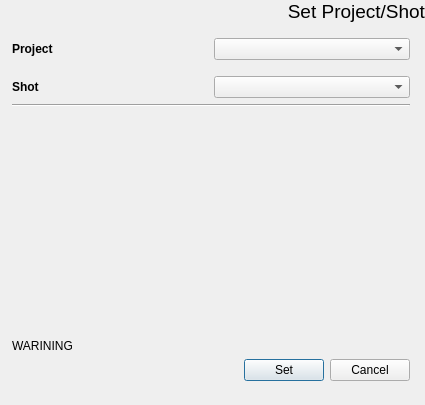
<?xml version="1.0" encoding="UTF-8"?>
<ui version="4.0">
 <class>dlgSetShot</class>
 <widget class="QDialog" name="dlgSetShot">
  <property name="geometry">
   <rect>
    <x>0</x>
    <y>0</y>
    <width>425</width>
    <height>405</height>
   </rect>
  </property>
  <property name="windowTitle">
   <string>Set Project/Shot</string>
  </property>
  <property name="windowIcon">
   <iconset resource="../_rc/epp.qrc">
    <normaloff>:/icons/epp_128.png</normaloff>:/icons/epp_128.png</iconset>
  </property>
  <layout class="QVBoxLayout" name="verticalLayout_2">
   <property name="margin">
    <number>0</number>
   </property>
   <item>
    <widget class="QLabel" name="lblHeader">
     <property name="font">
      <font>
       <family>Arial</family>
       <pointsize>14</pointsize>
      </font>
     </property>
     <property name="text">
      <string>Set Project/Shot</string>
     </property>
     <property name="alignment">
      <set>Qt::AlignRight|Qt::AlignTop|Qt::AlignTrailing</set>
     </property>
     <property name="margin">
      <number>10</number>
     </property>
    </widget>
   </item>
   <item>
    <layout class="QVBoxLayout" name="verticalLayout">
     <property name="leftMargin">
      <number>12</number>
     </property>
     <property name="topMargin">
      <number>9</number>
     </property>
     <property name="rightMargin">
      <number>15</number>
     </property>
     <property name="bottomMargin">
      <number>24</number>
     </property>
     <item>
      <layout class="QGridLayout" name="gridLayout1">
       <item row="3" column="0">
        <widget class="QLabel" name="_lblShot">
         <property name="sizePolicy">
          <sizepolicy hsizetype="Minimum" vsizetype="Preferred">
           <horstretch>0</horstretch>
           <verstretch>0</verstretch>
          </sizepolicy>
         </property>
         <property name="minimumSize">
          <size>
           <width>120</width>
           <height>0</height>
          </size>
         </property>
         <property name="font">
          <font>
           <weight>75</weight>
           <bold>true</bold>
          </font>
         </property>
         <property name="toolTip">
          <string>Project name and also the projects root directory name</string>
         </property>
         <property name="whatsThis">
          <string>&lt;!DOCTYPE HTML PUBLIC &quot;-//W3C//DTD HTML 4.0//EN&quot; &quot;http://www.w3.org/TR/REC-html40/strict.dtd&quot;&gt;
&lt;html&gt;&lt;head&gt;&lt;meta name=&quot;qrichtext&quot; content=&quot;1&quot; /&gt;&lt;style type=&quot;text/css&quot;&gt;
p, li { white-space: pre-wrap; }
&lt;/style&gt;&lt;/head&gt;&lt;body style=&quot; font-family:'MS Shell Dlg 2'; font-size:8.25pt; font-weight:400; font-style:normal;&quot;&gt;
&lt;p style=&quot; margin-top:0px; margin-bottom:0px; margin-left:0px; margin-right:0px; -qt-block-indent:0; text-indent:0px;&quot;&gt;&lt;span style=&quot; font-size:8pt;&quot;&gt;The &lt;/span&gt;&lt;span style=&quot; font-size:8pt; font-weight:600;&quot;&gt;Name&lt;/span&gt;&lt;span style=&quot; font-size:8pt;&quot;&gt; for the project needs to be set based on studio conventions. This name is also used for the root folder of the project. Make sure it is file system safe and does not contain invalid characters. The default widget limits input to valid characters. Already existing project names can not be used to prevent data loss through overwriting.&lt;/span&gt;&lt;/p&gt;&lt;/body&gt;&lt;/html&gt;</string>
         </property>
         <property name="text">
          <string>Shot</string>
         </property>
        </widget>
       </item>
       <item row="1" column="0">
        <widget class="QLabel" name="_lblProject">
         <property name="sizePolicy">
          <sizepolicy hsizetype="Minimum" vsizetype="Preferred">
           <horstretch>0</horstretch>
           <verstretch>0</verstretch>
          </sizepolicy>
         </property>
         <property name="minimumSize">
          <size>
           <width>120</width>
           <height>0</height>
          </size>
         </property>
         <property name="font">
          <font>
           <weight>75</weight>
           <bold>true</bold>
          </font>
         </property>
         <property name="toolTip">
          <string>Format Template for production.</string>
         </property>
         <property name="whatsThis">
          <string>&lt;!DOCTYPE HTML PUBLIC &quot;-//W3C//DTD HTML 4.0//EN&quot; &quot;http://www.w3.org/TR/REC-html40/strict.dtd&quot;&gt;
&lt;html&gt;&lt;head&gt;&lt;meta name=&quot;qrichtext&quot; content=&quot;1&quot; /&gt;&lt;style type=&quot;text/css&quot;&gt;
p, li { white-space: pre-wrap; }
&lt;/style&gt;&lt;/head&gt;&lt;body style=&quot; font-family:'MS Shell Dlg 2'; font-size:8.25pt; font-weight:400; font-style:normal;&quot;&gt;
&lt;p style=&quot; margin-top:0px; margin-bottom:0px; margin-left:0px; margin-right:0px; -qt-block-indent:0; text-indent:0px;&quot;&gt;The &lt;span style=&quot; font-weight:600;&quot;&gt;Format Templates&lt;/span&gt; are presets of Width, Height, Framerage (FPS) and Aspect Ratios for a Production. They are stored in your &lt;span style=&quot; font-style:italic;&quot;&gt;epp_root\templates\formats.xml&lt;/span&gt; file. As starting point formats can be imported during install of epp from eyeon Fusion.&lt;/p&gt;&lt;/body&gt;&lt;/html&gt;</string>
         </property>
         <property name="text">
          <string>Project</string>
         </property>
        </widget>
       </item>
       <item row="2" column="0">
        <spacer name="verticalSpacer_2">
         <property name="orientation">
          <enum>Qt::Vertical</enum>
         </property>
         <property name="sizeType">
          <enum>QSizePolicy::Fixed</enum>
         </property>
         <property name="sizeHint" stdset="0">
          <size>
           <width>20</width>
           <height>10</height>
          </size>
         </property>
        </spacer>
       </item>
       <item row="1" column="1">
        <widget class="QComboBox" name="cmbProject"/>
       </item>
       <item row="3" column="1">
        <widget class="QComboBox" name="cmbShot"/>
       </item>
      </layout>
     </item>
     <item>
      <widget class="Line" name="line">
       <property name="orientation">
        <enum>Qt::Horizontal</enum>
       </property>
      </widget>
     </item>
     <item>
      <spacer name="verticalSpacer">
       <property name="orientation">
        <enum>Qt::Vertical</enum>
       </property>
       <property name="sizeHint" stdset="0">
        <size>
         <width>20</width>
         <height>40</height>
        </size>
       </property>
      </spacer>
     </item>
     <item>
      <widget class="QLabel" name="lblStatus">
       <property name="statusTip">
        <string>Warning Status</string>
       </property>
       <property name="styleSheet">
        <string notr="true"/>
       </property>
       <property name="text">
        <string>WARINING</string>
       </property>
       <property name="openExternalLinks">
        <bool>true</bool>
       </property>
      </widget>
     </item>
     <item>
      <layout class="QHBoxLayout" name="horizontalLayout_2">
       <item>
        <spacer name="horizontalSpacer_2">
         <property name="orientation">
          <enum>Qt::Horizontal</enum>
         </property>
         <property name="sizeHint" stdset="0">
          <size>
           <width>40</width>
           <height>20</height>
          </size>
         </property>
        </spacer>
       </item>
       <item>
        <widget class="QPushButton" name="butSet">
         <property name="statusTip">
          <string>Create Project and Directories</string>
         </property>
         <property name="text">
          <string>Set</string>
         </property>
        </widget>
       </item>
       <item>
        <widget class="QPushButton" name="butCancel">
         <property name="statusTip">
          <string>Cancel the operation</string>
         </property>
         <property name="text">
          <string>Cancel</string>
         </property>
        </widget>
       </item>
      </layout>
     </item>
    </layout>
   </item>
  </layout>
 </widget>
 <tabstops>
  <tabstop>butSet</tabstop>
  <tabstop>butCancel</tabstop>
 </tabstops>
 <resources>
  <include location="../_rc/epp.qrc"/>
 </resources>
 <connections>
  <connection>
   <sender>butSet</sender>
   <signal>clicked()</signal>
   <receiver>dlgSetShot</receiver>
   <slot>accept()</slot>
   <hints>
    <hint type="sourcelabel">
     <x>220</x>
     <y>261</y>
    </hint>
    <hint type="destinationlabel">
     <x>167</x>
     <y>270</y>
    </hint>
   </hints>
  </connection>
  <connection>
   <sender>butCancel</sender>
   <signal>clicked()</signal>
   <receiver>dlgSetShot</receiver>
   <slot>reject()</slot>
   <hints>
    <hint type="sourcelabel">
     <x>303</x>
     <y>259</y>
    </hint>
    <hint type="destinationlabel">
     <x>314</x>
     <y>281</y>
    </hint>
   </hints>
  </connection>
 </connections>
</ui>
